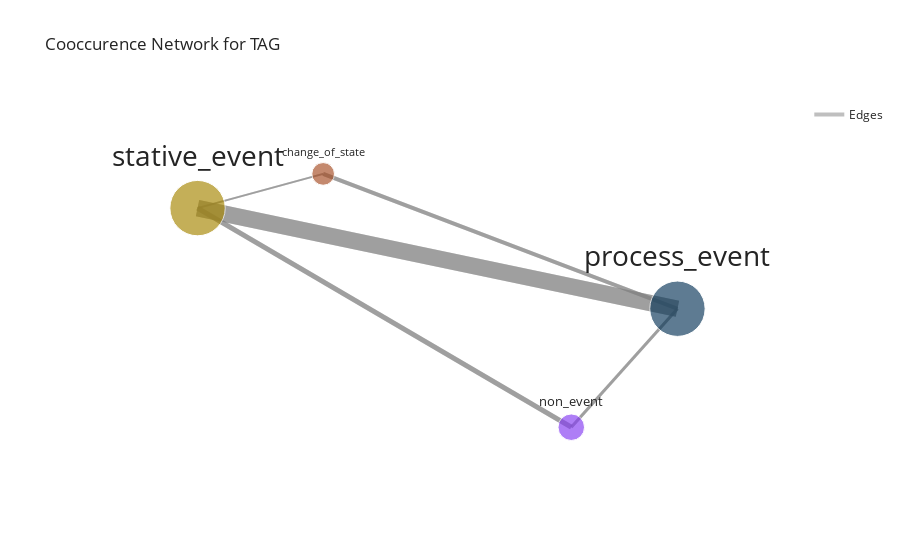

The notebook cell this image was saved under:
### Markdown cell above
### Cooccurrence network

An alternative way to visualize annotation collections is using networks. They can be used to get an insight into the cooccurrence of annotations.

### Code cell
my_project.ac_dict[my_annotation_collection].cooccurrence_network()

### Figure 1 — Plotly figure (JSON) as saved in the notebook; plotly's stock layout.template omitted (floating-point values rounded to 4 significant figures)
{"data": [{"legendgroup": "edges", "line": {"color": "grey", "width": 3.885}, "mode": "lines", "name": "Edges", "opacity": 0.5, "showlegend": true, "type": "scatter", "x": [0.6733, -0.3414], "y": [-0.198, 0.7148]}, {"legendgroup": "edges", "line": {"color": "grey", "width": 16.38}, "mode": "lines", "name": "Edges", "opacity": 0.5, "showlegend": false, "type": "scatter", "x": [0.6733, -0.7011], "y": [-0.198, 0.4832]}, {"legendgroup": "edges", "line": {"color": "grey", "width": 2.923}, "mode": "lines", "name": "Edges", "opacity": 0.5, "showlegend": false, "type": "scatter", "x": [0.6733, 0.3692], "y": [-0.198, -1]}, {"legendgroup": "edges", "line": {"color": "grey", "width": 3.885}, "mode": "lines", "name": "Edges", "opacity": 0.5, "showlegend": false, "type": "scatter", "x": [-0.3414, 0.6733], "y": [0.7148, -0.198]}, {"legendgroup": "edges", "line": {"color": "grey", "width": 1.962}, "mode": "lines", "name": "Edges", "opacity": 0.5, "showlegend": false, "type": "scatter", "x": [-0.3414, -0.7011], "y": [0.7148, 0.4832]}, {"legendgroup": "edges", "line": {"color": "grey", "width": 16.38}, "mode": "lines", "name": "Edges", "opacity": 0.5, "showlegend": false, "type": "scatter", "x": [-0.7011, 0.6733], "y": [0.4832, -0.198]}, {"legendgroup": "edges", "line": {"color": "grey", "width": 1.962}, "mode": "lines", "name": "Edges", "opacity": 0.5, "showlegend": false, "type": "scatter", "x": [-0.7011, -0.3414], "y": [0.4832, 0.7148]}, {"legendgroup": "edges", "line": {"color": "grey", "width": 4.846}, "mode": "lines", "name": "Edges", "opacity": 0.5, "showlegend": false, "type": "scatter", "x": [-0.7011, 0.3692], "y": [0.4832, -1]}, {"legendgroup": "edges", "line": {"color": "grey", "width": 2.923}, "mode": "lines", "name": "Edges", "opacity": 0.5, "showlegend": false, "type": "scatter", "x": [0.3692, 0.6733], "y": [-1, -0.198]}, {"legendgroup": "edges", "line": {"color": "grey", "width": 4.846}, "mode": "lines", "name": "Edges", "opacity": 0.5, "showlegend": false, "type": "scatter", "x": [0.3692, -0.7011], "y": [-1, 0.4832]}, {"hoverinfo": "text", "marker": {"color": ["#093658", "#A68500", "#A64B21", "#843AF2"], "opacity": 0.65, "size": [55.38, 55.38, 22.69, 26.54]}, "mode": "markers+text", "showlegend": false, "text": ["process_event", "stative_event", "change_of_state", "non_event"], "textfont": {"size": [27.69, 27.69, 11.35, 13.27]}, "textposition": "top center", "type": "scatter", "x": [0.6733, -0.7011, -0.3414, 0.3692], "y": [-0.198, 0.4832, 0.7148, -1]}], "layout": {"title": {"text": "Cooccurence Network for TAG"}, "xaxis": {"range": [-1.038, 1.01], "showgrid": false, "showticklabels": false, "ticks": "", "visible": false}, "yaxis": {"range": [-1.357, 1.215], "showgrid": false, "showticklabels": false, "ticks": "", "visible": false}}}
